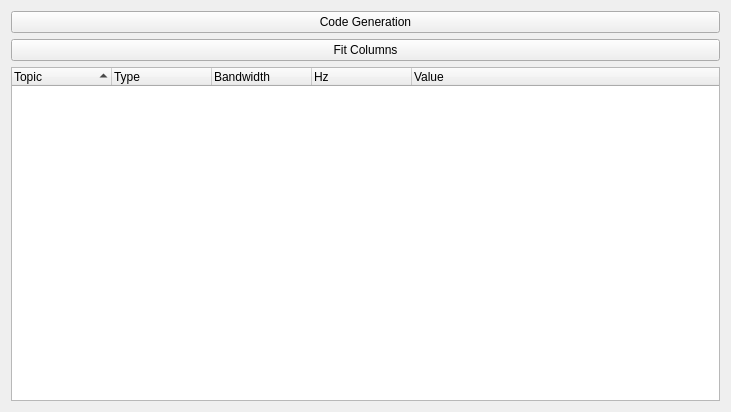
<?xml version="1.0" encoding="UTF-8"?>
<ui version="4.0">
 <class>TopicWidget</class>
 <widget class="QWidget" name="TopicWidget">
  <property name="geometry">
   <rect>
    <x>0</x>
    <y>0</y>
    <width>731</width>
    <height>412</height>
   </rect>
  </property>
  <property name="windowTitle">
   <string>Topic Monitor</string>
  </property>
  <layout class="QVBoxLayout" name="verticalLayout">
     <item>
		
      	<widget class="QPushButton" name="code_generation_button">
       		<property name="toolTip">
        		<string>Select the topics from the list below, choose the file name and what type of file to generate and click here to generate the code.</string>
      	 	</property>
				 	<property name="geometry">
          	<rect>
           		<x>80</x>
           		<y>10</y>
           		<width>98</width>
           		<height>27</height>
          	</rect>
         	</property>
       		<property name="text">
        		<string>Code Generation</string>
       		</property>
      	</widget>
     </item>
    <item>
      <widget class="QPushButton" name="column_resize_button">
       <property name="toolTip">
        <string>Resizes message table columns to fit their contents exactly</string>
       </property>
       <property name="text">
        <string>Fit Columns</string>
       </property>
      </widget>
		</item>


	<item>
    <widget class="QTreeWidget" name="topics_tree_widget">
     <property name="contextMenuPolicy">
      <enum>Qt::CustomContextMenu</enum>
     </property>
     <property name="toolTip">
      <string>Right click on item for more options.</string>
     </property>
     <property name="dragEnabled">
      <bool>true</bool>
     </property>
     <property name="dragDropMode">
      <enum>QAbstractItemView::DragOnly</enum>
     </property>
      <property name="sortingEnabled">
       <bool>true</bool>
      </property>
     <column>
      <property name="text">
       <string>Topic</string>
      </property>
     </column>
     <column>
      <property name="text">
       <string>Type</string>
      </property>
     </column>
     <column>
      <property name="text">
       <string>Bandwidth</string>
      </property>
     </column>
     <column>
      <property name="text">
       <string>Hz</string>
      </property>
     </column>
     <column>
      <property name="text">
       <string>Value</string>
      </property>
     </column>
    </widget>
   </item>
  </layout>
 </widget>
 <resources/>
 <connections/>
</ui>
